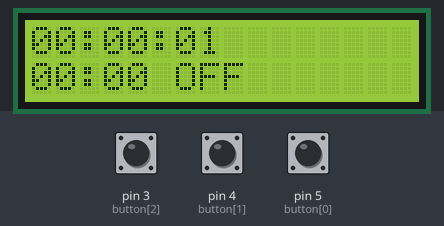
A sketch run on a simulated Arduino Uno, built with avr-gcc and run on an emulated ATmega328P. Parts: 16×2 character LCD. The inputs (shaded band) are chosen by the test bench; at power-on: pin 5 (button[0]) HIGH, pin 3 (button[2]) HIGH, pin 4 (button[1]) HIGH.

Above: at 1.7 s.
1.8 s: pin 5 (button[0]) pulled LOW for 0.15 s
At 3.3 s:
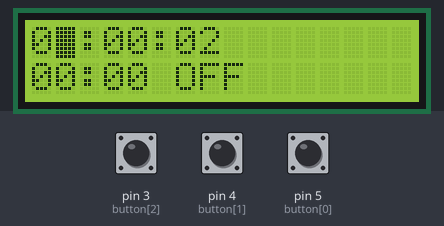
4.0 s: pin 3 (button[2]) pulled LOW for 0.15 s
At 5.3 s:
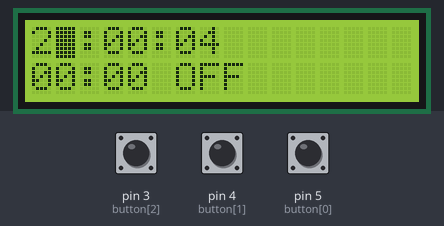
6.0 s: pin 4 (button[1]) pulled LOW for 0.15 s
At 7.0 s:
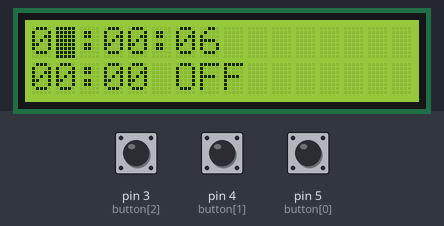
8.0 s: pin 3 (button[2]) pulled LOW for 1 s
At 10.3 s:
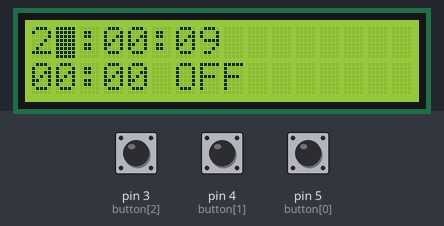
11.0 s: pin 4 (button[1]) pulled LOW for 1 s
At 13.3 s:
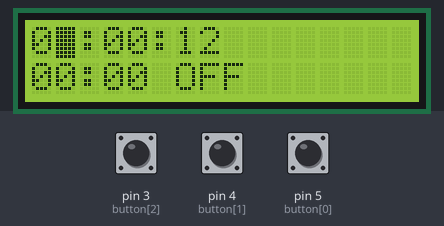
14.0 s: pin 5 (button[0]) pulled LOW for 1 s
At 16.3 s:
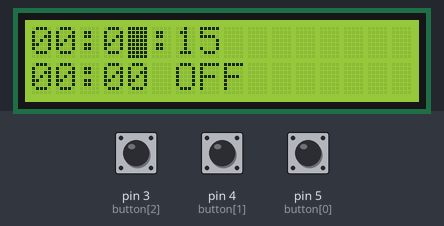
Timing chart, 0 to 17.8 s (numbered marks = the images above; inputs shaded):
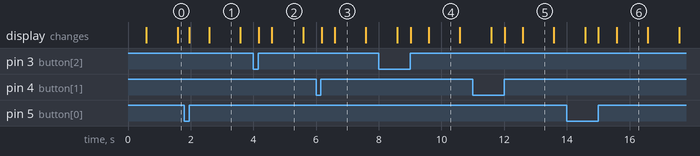

Measured:
- what the display in image 1 shows lasts 1.0 s, from 2.6 s to 3.6 s

The sketch:

TECH_ALARM_V0.3.ino
```cpp
/* Activar hora de alarma y fijar tiempo*/

#include <TimerOne.h>
#include <LiquidCrystal_I2C.h>
#include <Wire.h>


LiquidCrystal_I2C lcd (0x27, 16, 2);

#define BTN_MODO  0
#define BTN_UP    1
#define BTN_DOWN  2

// Este arreglo contiene los pines utilizados para los botonesuni
uint8_t button[3] = {
  5,
  4,
  3
};

// Estados del autómata
#define S_HOME              0
#define S_SET_CLOCK_HOUR    1
#define S_SET_CLOCK_MINUTES 2
#define S_SET_ALARM_HOUR    3
#define S_SET_ALARM_MINUTES 4
#define S_ALARM_ON_OFF      5
#define STATES_MAX          6

uint8_t state = S_HOME;
// Base historica de botoneslínea
uint8_t button_state[4];

int horas = 0;
int minutos = 0;
/* variables compartidas por el servicio de atención a la interrupción y el flujo normal */
volatile int segundos = 0;
volatile boolean actualizar = true;

int horas_alarma = 0;
int minutos_alarma = 0;
// no tiene sentido los segundos en la alarma
boolean alarmaOn = false;         // Para activar y desactivar la alarma (modo 6);

//Buffer para guardar el formato de fecha
char str_time[9] = "00:00:00";

void setup(){
  // Configurar como PULL-UP para ahorrar resistencias
  pinMode(button[BTN_MODO], INPUT_PULLUP);
  pinMode(button[BTN_UP], INPUT_PULLUP);
  pinMode(button[BTN_DOWN], INPUT_PULLUP);
  // Se asume que el estado inicial de los botones es HIGH
  button_state[0] = HIGH;
  button_state[1] = HIGH;
  button_state[2] = HIGH;

  Serial.begin(9600);
  lcd.init();
  lcd.backlight();
  delay(500);

  pinMode(BTN_MODO, INPUT);
  pinMode(BTN_UP, INPUT);
  pinMode(BTN_DOWN, INPUT_PULLUP);

  Timer1.initialize(1000000);
  Timer1.attachInterrupt(acumuladorTimer);
}

uint8_t Rising_edge(int btn) {
  uint8_t newValue = digitalRead(button[btn]);
  uint8_t result = button_state[btn]!=newValue && newValue == 1;
  button_state[btn] = newValue;
  return result;
}

void acumuladorTimer(){
    segundos++;
    actualizar = true;
}

void formatTime(){
  minutos += segundos / 60;
  segundos = segundos % 60;
  horas += minutos / 60;
  minutos = minutos % 60;
  horas = horas % 24;
  lcd.clear();
  lcd.noBlink();
  lcd.setCursor(0,0);
  sprintf(str_time, "%02d:%02d:%02d", horas, minutos, segundos);
  lcd.print(str_time);

  /* Visualizar la alarma*/
  lcd.setCursor(0,1);
  sprintf(str_time, "%02d:%02d", horas_alarma, minutos_alarma);
  lcd.print(str_time);

  if (alarmaOn == true){
    lcd.print(" ON");
  } else {
    lcd.print(" OFF");
  }
  actualizar = false;
}
/* Ajuste de reloj*/
void incrementarHoras(){
  horas ++;
  horas = horas % 24;
  actualizar = true;
}
void decrementarHoras(){
  horas --;
  if(horas < 0){
    horas = 23;
  }
  actualizar = true;
}
void incrementarMinutos(){
  minutos ++;
  minutos = minutos % 60;
  actualizar = true;
}
void decrementarMinutos(){
  minutos --;
  if(minutos < 0){
    minutos = 59;
  }
  actualizar = true;
}

/* Ajuste de Alarma */
void incrementarHorasAlarma(){
  horas_alarma ++;
  horas_alarma = horas_alarma % 24;
  actualizar = true;
}
void decrementarHorasAlarma(){
  horas_alarma --;
  if(horas_alarma < 0){
    horas_alarma = 23;
  }
  actualizar = true;
}
void incrementarMinutosAlarma(){
  minutos_alarma ++;
  minutos_alarma = minutos_alarma % 60;
  actualizar = true;
}
void decrementarMinutosAlarma(){
  minutos_alarma --;
  if(minutos_alarma < 0){
    minutos_alarma = 59;
  }
  actualizar = true;
}

/* PARPADEO DE PANTALLA */
void fijarCursorModo(){
  switch(state){
    case S_HOME:
      lcd.noBlink();
    break;
    case S_SET_CLOCK_HOUR:
      lcd.setCursor(1,0);
      lcd.blink();
    break;
    case S_SET_CLOCK_MINUTES:
      lcd.setCursor(4,0);
      lcd.blink();
    break;
    case S_SET_ALARM_HOUR:
      lcd.setCursor(1,1);
      lcd.blink();
    break;
    case S_SET_ALARM_MINUTES:
      lcd.setCursor(4,1);
      lcd.blink();
    break;
    case S_ALARM_ON_OFF:
      lcd.setCursor(7,1);
      lcd.blink();
    break;
  };
}

void loop(){
/* validando opciones*/
  if( Rising_edge(BTN_MODO) ){
    state++;
    state = state % STATES_MAX;
    fijarCursorModo();
  }
  switch(state){
    case S_SET_CLOCK_HOUR:
       if( Rising_edge(BTN_UP) ){
         incrementarHoras();
      }
      if( Rising_edge(BTN_DOWN) ){
         decrementarHoras();
      }
    break;
    case S_SET_CLOCK_MINUTES:
      if( Rising_edge(BTN_UP) ){
        incrementarMinutos();
      }
      if( Rising_edge(BTN_DOWN) ){
        decrementarMinutos();
      }
    break;
  /* ALARMA */
    case S_SET_ALARM_HOUR:
       if( Rising_edge(BTN_UP) ){
         incrementarHorasAlarma();
      }
      if( Rising_edge(BTN_DOWN) ){
         decrementarHorasAlarma();
      }
    break;
    case S_SET_ALARM_MINUTES:
      if( Rising_edge(BTN_UP) ){
        incrementarMinutosAlarma();
      }
      if( Rising_edge(BTN_DOWN) ){
        decrementarMinutosAlarma();
      }
    break;
    case S_ALARM_ON_OFF:
      if( Rising_edge(BTN_UP) ){
        actualizar = true;
        alarmaOn = !alarmaOn;
      }
    break;
  };

  if(actualizar == true){
    formatTime();
    fijarCursorModo();
  }
}
```
